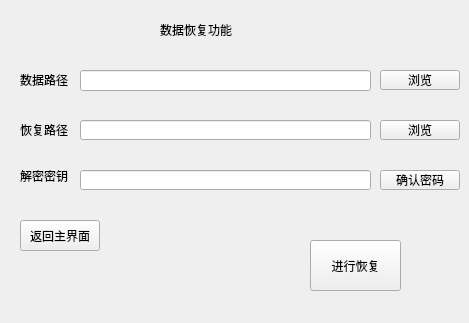
<?xml version="1.0" encoding="UTF-8"?>
<ui version="4.0">
 <class>restore</class>
 <widget class="QWidget" name="restore">
  <property name="geometry">
   <rect>
    <x>0</x>
    <y>0</y>
    <width>469</width>
    <height>323</height>
   </rect>
  </property>
  <property name="windowTitle">
   <string>Form</string>
  </property>
  <widget class="QLineEdit" name="rst_res">
   <property name="geometry">
    <rect>
     <x>80</x>
     <y>120</y>
     <width>291</width>
     <height>20</height>
    </rect>
   </property>
  </widget>
  <widget class="QPushButton" name="res_button">
   <property name="geometry">
    <rect>
     <x>380</x>
     <y>70</y>
     <width>80</width>
     <height>20</height>
    </rect>
   </property>
   <property name="text">
    <string>浏览</string>
   </property>
  </widget>
  <widget class="QLineEdit" name="bu_res">
   <property name="geometry">
    <rect>
     <x>80</x>
     <y>70</y>
     <width>291</width>
     <height>21</height>
    </rect>
   </property>
  </widget>
  <widget class="QLabel" name="rst_label">
   <property name="geometry">
    <rect>
     <x>20</x>
     <y>120</y>
     <width>61</width>
     <height>20</height>
    </rect>
   </property>
   <property name="text">
    <string>恢复路径</string>
   </property>
  </widget>
  <widget class="QPushButton" name="rst">
   <property name="geometry">
    <rect>
     <x>310</x>
     <y>240</y>
     <width>91</width>
     <height>51</height>
    </rect>
   </property>
   <property name="text">
    <string>进行恢复</string>
   </property>
  </widget>
  <widget class="QLabel" name="res_label">
   <property name="geometry">
    <rect>
     <x>20</x>
     <y>70</y>
     <width>151</width>
     <height>20</height>
    </rect>
   </property>
   <property name="text">
    <string>数据路径</string>
   </property>
  </widget>
  <widget class="QPushButton" name="rst_button">
   <property name="geometry">
    <rect>
     <x>380</x>
     <y>120</y>
     <width>80</width>
     <height>20</height>
    </rect>
   </property>
   <property name="text">
    <string>浏览</string>
   </property>
  </widget>
  <widget class="QLabel" name="title">
   <property name="geometry">
    <rect>
     <x>160</x>
     <y>20</y>
     <width>131</width>
     <height>20</height>
    </rect>
   </property>
   <property name="text">
    <string>数据恢复功能</string>
   </property>
  </widget>
  <widget class="QPushButton" name="return_main">
   <property name="geometry">
    <rect>
     <x>20</x>
     <y>220</y>
     <width>80</width>
     <height>31</height>
    </rect>
   </property>
   <property name="text">
    <string>返回主界面</string>
   </property>
  </widget>
  <widget class="QLabel" name="label_pic">
   <property name="geometry">
    <rect>
     <x>0</x>
     <y>0</y>
     <width>469</width>
     <height>323</height>
    </rect>
   </property>
   <property name="styleSheet">
    <string notr="true">border-image: url(:/new/prefix1/2.png);</string>
   </property>
   <property name="text">
    <string/>
   </property>
  </widget>
  <widget class="QLabel" name="pwd_label">
   <property name="geometry">
    <rect>
     <x>20</x>
     <y>170</y>
     <width>54</width>
     <height>12</height>
    </rect>
   </property>
   <property name="text">
    <string>解密密钥</string>
   </property>
  </widget>
  <widget class="QLineEdit" name="password">
   <property name="geometry">
    <rect>
     <x>80</x>
     <y>170</y>
     <width>291</width>
     <height>20</height>
    </rect>
   </property>
  </widget>
  <widget class="QPushButton" name="pwd_button">
   <property name="geometry">
    <rect>
     <x>380</x>
     <y>170</y>
     <width>80</width>
     <height>20</height>
    </rect>
   </property>
   <property name="text">
    <string>确认密码</string>
   </property>
  </widget>
  <zorder>label_pic</zorder>
  <zorder>rst_res</zorder>
  <zorder>res_button</zorder>
  <zorder>bu_res</zorder>
  <zorder>rst_label</zorder>
  <zorder>rst</zorder>
  <zorder>res_label</zorder>
  <zorder>rst_button</zorder>
  <zorder>title</zorder>
  <zorder>return_main</zorder>
  <zorder>pwd_label</zorder>
  <zorder>password</zorder>
  <zorder>pwd_button</zorder>
 </widget>
 <resources/>
 <connections/>
</ui>
